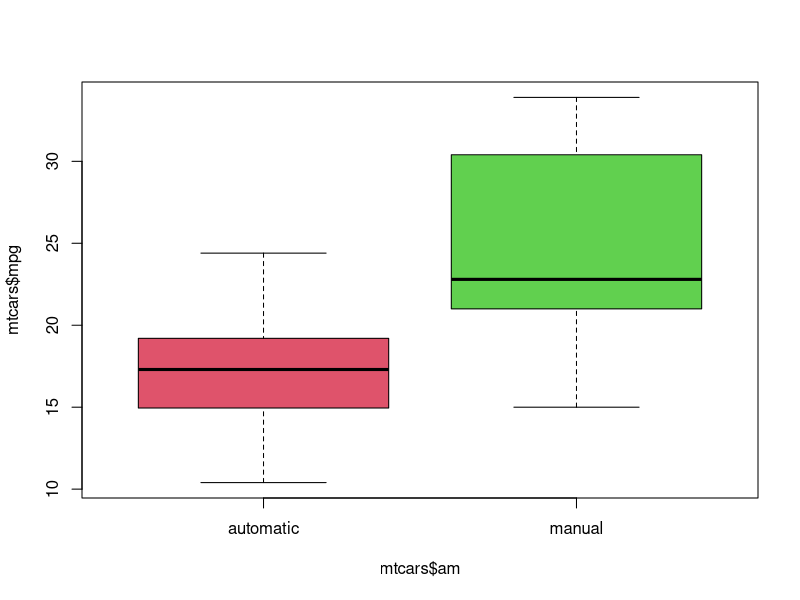

Write the R code that produced this figure.
## ---- chunk 1
require(stats); require(graphics)

## ---- chunk 2
data(mtcars)

mtcars$am[mtcars$am =="0"] <- "automatic"
mtcars$am[mtcars$am =="1"] <- "manual"


mtcars$am <- as.factor(mtcars$am)
boxplot(mtcars$mpg~ mtcars$am, col=c(2,3))

## ---- chunk 3
ya <- mtcars$mpg[mtcars$am == "automatic"]
ym <- mtcars$mpg[mtcars$am == "manual"]

compare <- t.test(x=ym, y=ya, paired=FALSE)

## ---- chunk 4
model_am <- lm(mpg ~ am, data=mtcars)

summary(model_am)
## ---- chunk 5

mtcars$cyl <- as.factor(mtcars$cyl)
mtcars$gear <- as.factor(mtcars$gear)
mtcars$carb <- as.factor(mtcars$carb)
mtcars$vs <- as.factor(mtcars$vs)

#model_all <- lm(mpg ~ . , data=mtcars)
## ---- chunk 6

m_unint <- lm(mpg ~ am + wt, data=mtcars)

summary(m_unint)
## ---- chunk 7
m_int <- lm(mpg ~ am + wt + am*wt, data=mtcars)

summary(m_int)
anova(m_int,m_unint)
